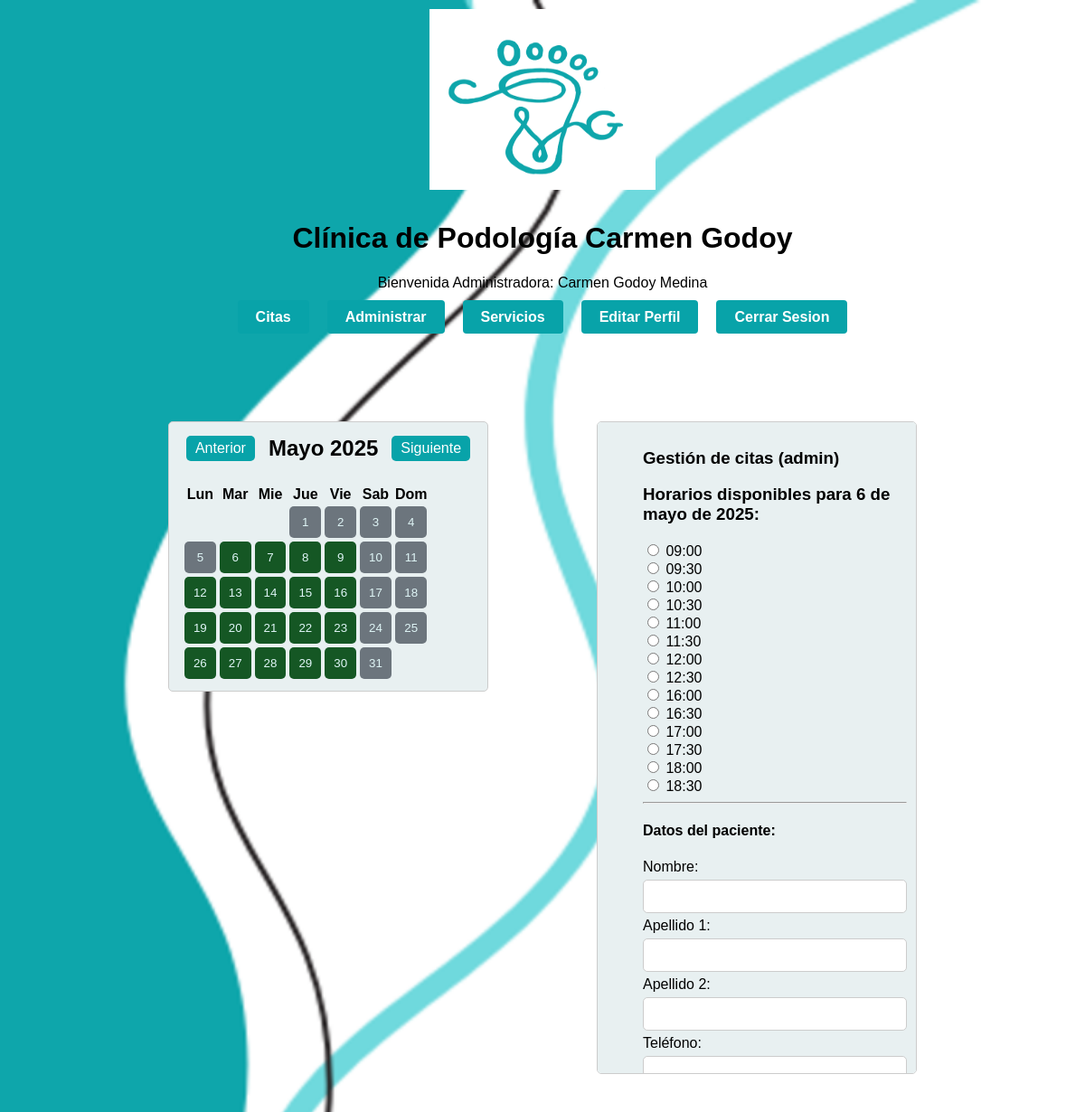
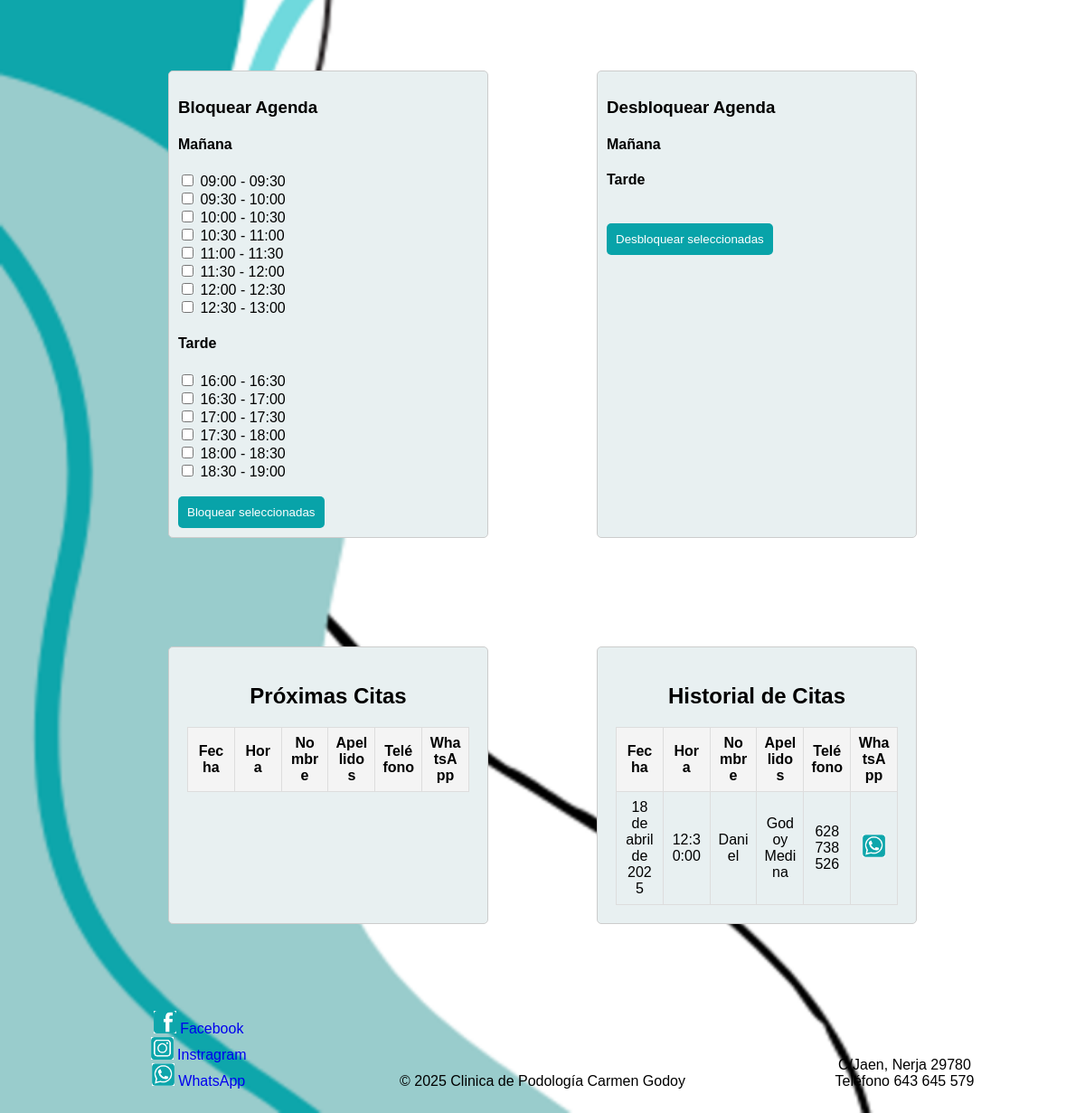
Page /Codigo/copias/citas_copia_seguridad.php (signed in) on the committed database (2 pictures, top to bottom).
### tables this page shows
CREATE TABLE Citas (
    idCita INT PRIMARY KEY AUTO_INCREMENT,
    fecha DATE,
    hora TIME,
    estado VARCHAR(50),
    anotaciones TEXT,
    bloqueada TINYINT(1) NOT NULL DEFAULT 0,
    confirmada TINYINT(1) NOT NULL DEFAULT 0,
    google_event_id VARCHAR(255) NULL,
    idPacientes INT,
    idAdmin INT,
    FOREIGN KEY (idPacientes) REFERENCES Pacientes(idPacientes),
    FOREIGN KEY (idAdmin) REFERENCES Admin(idAdmin)
);

CREATE TABLE Pacientes (
    idPacientes INT PRIMARY KEY AUTO_INCREMENT,
    nombre VARCHAR(50),
    apellido1 VARCHAR(50),
    apellido2 VARCHAR(50),
    email VARCHAR(100),
    telefono VARCHAR(30),
    fechaNacim DATE,
    sexo CHAR(1),
    dni VARCHAR(20) UNIQUE NOT NULL,
    pass VARCHAR(255),
    token_recuperacion VARCHAR(64) DEFAULT NULL,
    token_expira DATETIME DEFAULT NULL,
    idHistorial INT NOT NULL,
    FOREIGN KEY (idHistorial) REFERENCES Historial(idHistorial)
);

### Codigo/validaciones/historial.php (the view, shortened to what this page needs)
<?php
require_once __DIR__ . '/../conexion/conexion.php';
if (isset($_SESSION["idAdmin"])) {
    $query = "SELECT Citas.idCita, Citas.fecha, Citas.hora, Pacientes.nombre, Pacientes.apellido1, Pacientes.apellido2, Pacientes.telefono
              FROM Citas
              JOIN Pacientes ON Citas.idPacientes = Pacientes.idPacientes
              ORDER BY Citas.fecha ASC";
    $stmt = $conexion->prepare($query);
    $stmt->execute();
    $result = $stmt->get_result();
    $proximasCitas = [];
    while ($row = $result->fetch_assoc()) {
        $proximasCitas[] = [
            'idCita' => $row['idCita'],
            'fecha' => $row['fecha'],
            'hora' => $row['hora'],
            'nombre' => $row['nombre'],
            'apellido1' => $row['apellido1'],
            'apellido2' => $row['apellido2'],
            'telefono' => $row['telefono']
        ];
    }
    echo '<table class="citas" border="1">
        <tr>
            <th>Fecha</th>
            <th>Hora</th>
            <th>Nombre</th>
            <th>Apellidos</th>
            <th>Teléfono</th>
            <th>WhatsApp</th>
        </tr>';
    foreach ($proximasCitas as $cita) {
        $formatter = new \IntlDateFormatter(
            'es_ES',
            \IntlDateFormatter::LONG,
            \IntlDateFormatter::NONE,
            'Europe/Madrid',
            \IntlDateFormatter::GREGORIAN,
            "d 'de' MMMM 'de' yyyy"
        );
        $fecha = new DateTime($cita['fecha']);
        $fechaFormateada = $formatter->format($fecha);
        $telefonoCompleto = $cita['telefono'];
        preg_match('/^(\+\d+)\s*(.*)$/', $telefonoCompleto, $matches);
        $extension = $matches[1] ?? '+34';
        $telefono = $matches[2] ?? '';
        $wasap = "https://wa.me/" . $extension . $telefono;
        echo '<tr>
            <td>' . $fechaFormateada  . '</td>
            <td>' . $cita['hora'] . '</td>
            <td>' . $cita['nombre'] . '</td>
            <td>' . $cita['apellido1'] . ' ' . $cita['apellido2'] . '</td>
            <td>' . $cita['telefono'] . '</td>
            <td>
                <a href="' . $wasap . '" target="_blank">
                    <img class="redes" src="/Codigo/imagenes/whatsapp.png" alt="WhatsApp">
                </a>
            </td>
        </tr>';
    }
    echo '</table>';
}

### Codigo/plantillas/header.php (shortened to what this page needs)
<?php
require_once __DIR__ . '/../conexion/conexion.php';
?>
<header>
    <a href="/Codigo/index.php">
        <img class="logo" src="/Codigo/imagenes/logo.png" alt="icono">
    </a>
    <h1>Clínica de Podología Carmen Godoy</h1>
    <link rel="stylesheet" href="/Codigo/estilos/style.css">
    <?php
    if (isset($_SESSION['idAdmin'])) {
        $idAdmin = $_SESSION['idAdmin'];
        $query = "SELECT nombre, apellido1, apellido2 FROM Admin WHERE idAdmin = ?";
        $stmt = $conexion->prepare($query);
        $stmt->bind_param("i", $idAdmin);
        $stmt->execute();
        $result = $stmt->get_result();
        if ($result->num_rows > 0) {
            $admin = $result->fetch_assoc();
            echo '<p class="bienvenida">Bienvenida Administradora: ' . htmlspecialchars($admin['nombre']) . ' ' . htmlspecialchars($admin['apellido1']) . ' ' . htmlspecialchars($admin['apellido2']) . '</p>';
        }
    } else if (isset($_SESSION['idPacientes'])) {
        if (isset($_SESSION['nombre'], $_SESSION['apellido1'])) {
            $apellido2 = $_SESSION['apellido2'] ?? '';
            $sexo = $_SESSION['sexo'] ?? 'O';
            if ($sexo === 'H') {
                echo '<p class="bienvenida">Bienvenido ' . htmlspecialchars($_SESSION['nombre']) . ' ' . htmlspecialchars($_SESSION['apellido1']) . ' ' . htmlspecialchars($apellido2) . '</p>';
            } else if ($sexo === 'M') {
                echo '<p class="bienvenida">Bienvenida ' . htmlspecialchars($_SESSION['nombre']) . ' ' . htmlspecialchars($_SESSION['apellido1']) . ' ' . htmlspecialchars($apellido2) . '</p>';
            } else {
                echo '<p class="bienvenida">Bienvenid@ ' . htmlspecialchars($_SESSION['nombre']) . ' ' . htmlspecialchars($_SESSION['apellido1']) . ' ' . htmlspecialchars($apellido2) . '</p>';
            }
        } else {
            echo '<p class="bienvenida">Bienvenido invitado</p>';
        }
    }
    ?>
    <nav>
        <ul>
            <?php if (isset($_SESSION['idPacientes']) || isset($_SESSION['idAdmin'])) {
                echo "<li><a class='btnA navegacion' href='/Codigo/citas.php'>Citas</a></li>";
            } else {
                echo "<li><a class='btnA navegacion' href='/Codigo/registro.php'>Registro</a></li>";
            } ?>
            <?php if (isset($_SESSION['idAdmin'])) {
                echo "<li><a class='btnA navegacion' href='/Codigo/admin.php'>Administrar</a></li>";
            } ?>
            <?php if (isset($_SESSION['idPacientes']) || isset($_SESSION['idAdmin'])) {
                echo "<li><a class='btnA navegacion' href='/Codigo/promociones.php'>Servicios</a></li>";
            } ?>
            <?php if (isset($_SESSION['idPacientes']) || isset($_SESSION['idAdmin'])) {
                echo "<li><a class='btnA navegacion' href='/Codigo/editar_perfil.php'>Editar Perfil</a></li>";
            } ?>
            <?php if (isset($_SESSION['idPacientes']) || isset($_SESSION['idAdmin'])) {
                echo "<li><a class='btnA navegacion' href='/Codigo/conexion/cerrar_sesion.php'>Cerrar Sesion</a></li>";
            } ?>
        </ul>
    </nav>
    <br>
    <br>
</header>

### Codigo/estilos/styleCitas.css (style rules this page uses)
:root { --colorFondo: #f0f0f0; --colorTexto: #333; --colorBoton: #08A3A9; --colorBotonHover: #0f2788; --colorFondo: #DFF5F6; --colorFondoDivs: #E8F0F1; }
table.citas { border-collapse: collapse; width: 100%; table-layout: fixed; border: 1px solid #ccc; }
table.citas th, table.citas td { border: 1px solid #ddd; text-align: center; padding: 8px; word-wrap: break-word; }
table.citas th { background-color: #f4f4f4; font-weight: bold; }

### Codigo/estilos/style.css (style rules this page uses)
body, html { margin: 0; padding: 0; min-height: 100vh; display: flex; flex-direction: column; justify-content: space-between; overflow-x: hidden; }
body { display: flex; justify-content: center; align-items: center; min-height: 100vh; margin: 0; background-image: url('/Codigo/imagenes/redimension3_fondo.png'); background-size: cover; background-repeat: no-repeat; background-attachment: fixed; font-family: Amazing Grotesk, sans-serif; }
:root { --colorFondo: #f0f0f0; --colorTexto: #333; --colorBoton: #08A3A9; --colorBotonHover: #0f2788; --colorFondo: #DFF5F6; --colorFondoDivs: #E8F0F1; --colorActive: #008aca; }
.logo { width: 250px; height: 200px; margin: 10px; }
nav { display: flex; justify-content: center; align-items: center; text-align: center; }
nav ul { display: flex; gap: 20px; list-style: none; padding: 0; margin: 0; }
nav ul li a { text-decoration: none; color: var(--colorTexto); font-weight: bold; padding: 5px 10px; border-radius: 5px; transition: background-color 0.3s ease; }
.btnA, .btnB { background-color: var(--colorBoton); color: white; border: none; padding: 10px 20px; text-align: center; text-decoration: none; font-size: 16px; cursor: pointer; border-radius: 4px; }
.bienvenida { margin-bottom: 20px; }
.redes { justify-content: center; width: 25px; height: 25px; }

### Codigo/estilos/styleCalendario.css (style rules this page uses)
:root { --colorFondo: #f0f0f0; --colorTexto: #333; --colorBoton: #08A3A9; --colorBotonHover: #0f2788; --colorBotonActivoHover: #0056b3; --disponible: #155724; --semiDisponible: #856404; --noDisponible: #721c24; --fueraServicio: #6c757d; }

### Codigo/estilos/styleAdmin.css (style rules this page uses)
:root { --colorFondo: #f0f0f0; --colorTexto: #333; --colorBoton: #08A3A9; --colorBotonHover: #0f2788; }

### rows in the picture
citas: fecha "18 de abril de 2025", hora "12:30:00", idPacientes.nombre "Daniel", idPacientes.apellido1 "Godoy", idPacientes.apellido2 "Medina", idPacientes.telefono "628738526"

### other values in the picture
$admin['nombre'] "Carmen"
$admin['apellido1'] "Godoy"
$admin['apellido2'] "Medina"
$nombreMeses[(int)$mes] "Mayo"
$year "2025"
$fechaFormateada "6 de mayo de 2025"
$hora "09:00"
$hora "09:30"
$hora "10:00"
$hora "10:30"
$hora "11:00"
$hora "11:30"
$hora "12:00"
$hora "12:30"
$hora "16:00"
